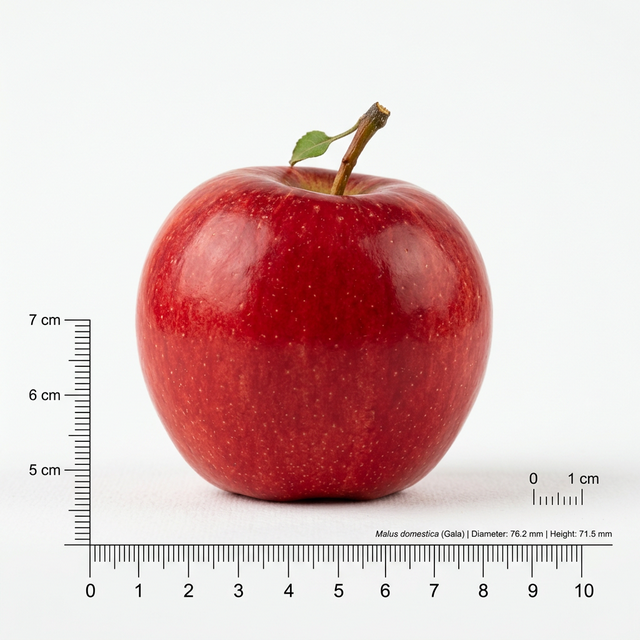
#> input picture week3_volume_surface/biomaterial-handling/en/week2/apple_side_A.png, 640 x 640 px
$ python step3_shape_analysis.py
#> lines starting #> are read from the running program, lines starting #| are printed output that depends on the picture; after the words box and inside, x2 and y2 are one past the last pixel; in counts of white or black regions, pixels touching at a corner belong together
import cv2
import numpy as np
import math

# Carry over from step1 and step2 results
image_path = 'apple_side_A.png'
img_array = np.fromfile(image_path, np.uint8)
img = cv2.imdecode(img_array, cv2.IMREAD_COLOR)
#> img is the input picture: shape (640, 640, 3); mean B, G, R 192.7, 193.4, 221.5
original_display = img.copy()

gray = cv2.cvtColor(img, cv2.COLOR_BGR2GRAY)
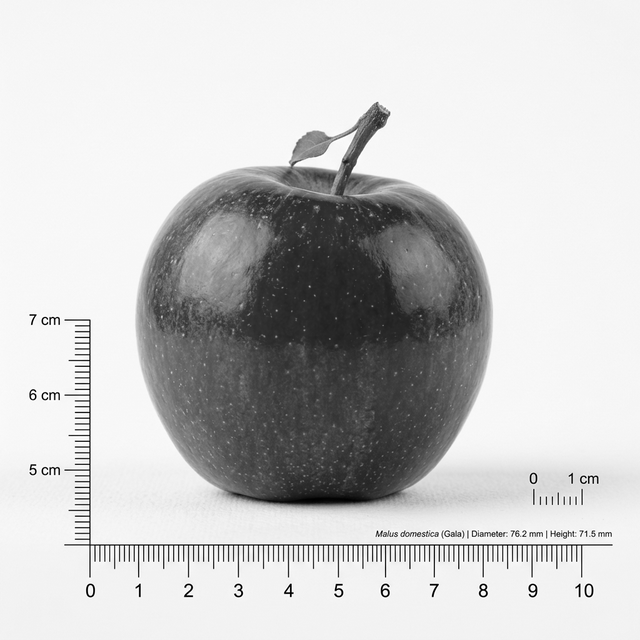
#> gray: shape (640, 640); min 0, max 255, mean 201.7
blurred = cv2.GaussianBlur(gray, (5, 5), 0)
_, thresh = cv2.threshold(blurred, 0, 255, cv2.THRESH_BINARY_INV + cv2.THRESH_OTSU)
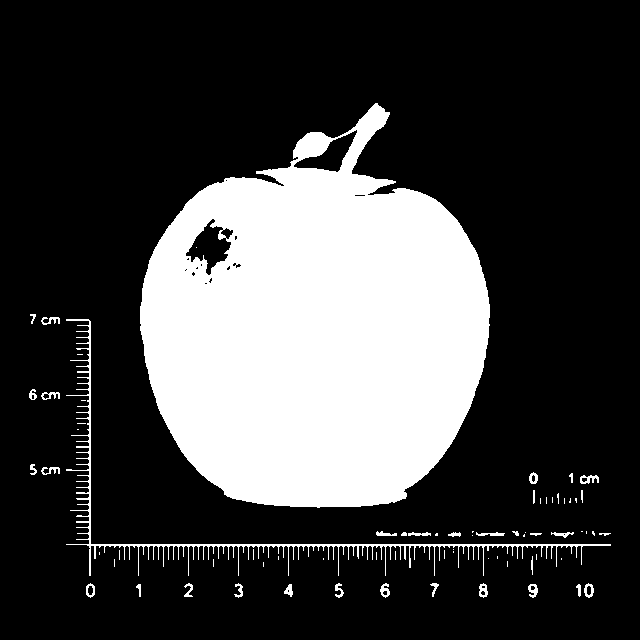
#> thresh: shape (640, 640); 25.2% white; 73 white regions (38 under 20 px)
contours, _ = cv2.findContours(thresh, cv2.RETR_EXTERNAL, cv2.CHAIN_APPROX_SIMPLE)
#> contours = 72 contours, 46 with area under 20; largest, box (x1, y1, x2, y2) and area: (140, 103, 490, 508) 99367, (66, 319, 611, 576) 1401, (584, 583, 594, 598) 95, (86, 583, 95, 598) 90, (580, 475, 599, 484) 87

for cnt in contours:
    area = cv2.contourArea(cnt)
    if area < 500:
        continue

    perimeter = cv2.arcLength(cnt, True)
    if perimeter == 0:
        continue

    # A. Circularity calculation
    circularity = (4 * math.pi * area) / (perimeter ** 2)

    # B. Sphericity estimation (indirect 2D Bounding Box dimensions)
    rect = cv2.minAreaRect(cnt)
    box = cv2.boxPoints(rect)
    box = np.int32(box)

    dim1, dim2 = rect[1]
    pixel_L = max(dim1, dim2)
    pixel_W = min(dim1, dim2)

    pixel_T = 304.1
    GMD = (pixel_L * pixel_W * pixel_T) ** (1/3)
    sphericity = (GMD / pixel_L) * 100

    # Visualization: draw contour and bounding box
    cv2.drawContours(original_display, [cnt], -1, (0, 255, 0), 2)
    cv2.drawContours(original_display, [box], 0, (255, 0, 0), 2)

    M = cv2.moments(cnt)
    if M['m00'] != 0:
        cx = int(M['m10'] / M['m00'])
        cy = int(M['m01'] / M['m00'])

        cv2.putText(original_display, f"Circularity: {circularity:.3f}", (cx - 60, cy - 10), cv2.FONT_HERSHEY_SIMPLEX, 0.6, (0, 0, 255), 2)
        cv2.putText(original_display, f"Sphericity: {sphericity:.1f}%", (cx - 60, cy + 20), cv2.FONT_HERSHEY_SIMPLEX, 0.6, (0, 0, 255), 2)
#> this loop made 72 passes
#> (area, perimeter, circularity, dim1, dim2, pixel_L, pixel_W, pixel_T) on passes 69, 72: (1401, 4629.6, 0.000821, 234.7, 589, 589, 234.7, 304.1), (99367, 1496.8, 0.557, 354.8, 368.4, 368.4, 354.8, 304.1)
#> area on passes 1 to 6: 27, 78, 54.5, 21, 95, 85.5
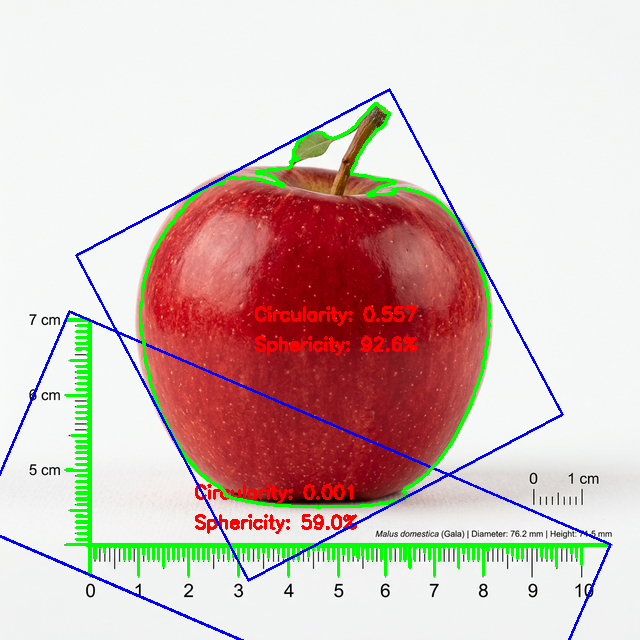
#> original_display: shape (640, 640, 3); 5.8% of pixels changed, all inside (x1, y1, x2, y2) = (0, 88, 612, 640)

cv2.imshow("Step 3: Final Shape Analysis", original_display)
cv2.waitKey(0)
cv2.destroyAllWindows()

$ run again, with week3_volume_surface/biomaterial-handling/en/week2/apple_side_B.png copied over week3_volume_surface/biomaterial-handling/en/week2/apple_side_A.png
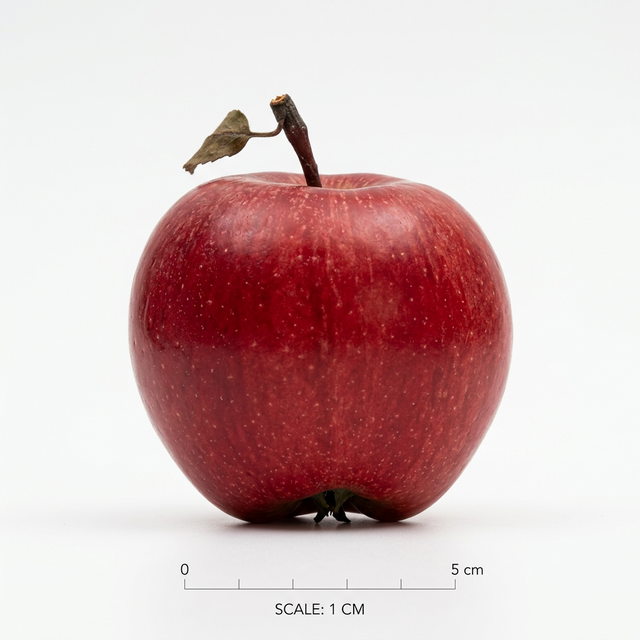
#> input picture week3_volume_surface/biomaterial-handling/en/week2/apple_side_B.png, 640 x 640 px
#> img is the input picture: shape (640, 640, 3); mean B, G, R 187.6, 187.4, 213
#> `_, thresh = cv2.threshold(blurred, 0, 255, cv2.THRESH_BINARY_INV + cv2..`:
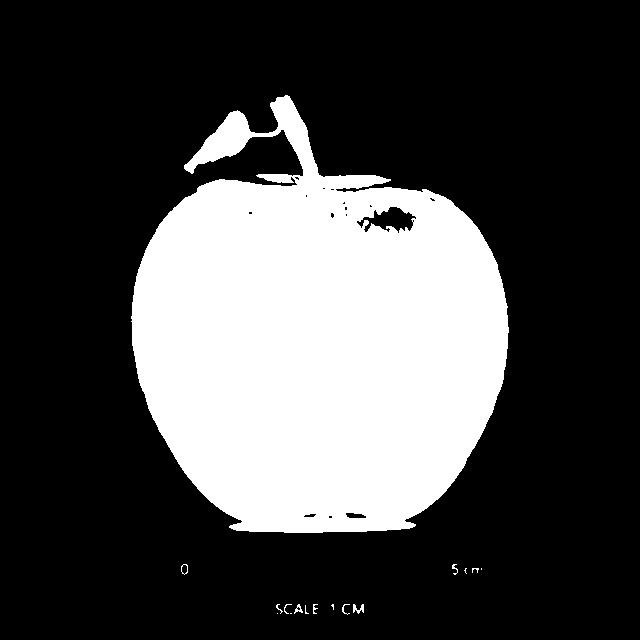
#> thresh: shape (640, 640); 27.9% white; 16 white regions (7 under 20 px)
#> contours = 16 contours, 12 with area under 20; largest, box (x1, y1, x2, y2) and area: (131, 95, 509, 533) 114110, (181, 564, 188, 575) 50, (353, 604, 364, 614) 36, (294, 604, 303, 614) 30
#> the loop `for cnt in contours:` made 16 passes
#> (area, perimeter, circularity, rect, box, dim1, dim2, pixel_L) on pass 16: (114110, 1983.7, 0.364, ((306.6, 342.2), (394.6, 398.2), -57.14), [[366, 615], [32, 399], [246, 68], [580, 284]], 394.6, 398.2, 398.2)
#> after the loop `for cnt in contours:`:
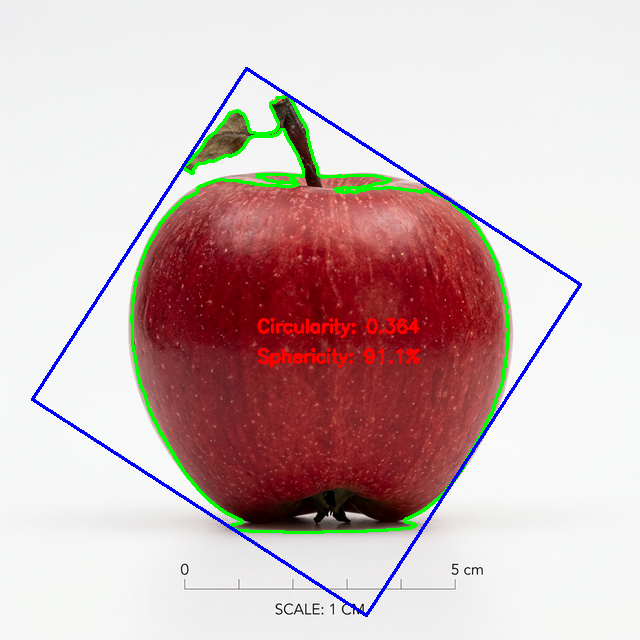
#> original_display: shape (640, 640, 3); 3.3% of pixels changed, all inside (x1, y1, x2, y2) = (31, 67, 582, 617)
